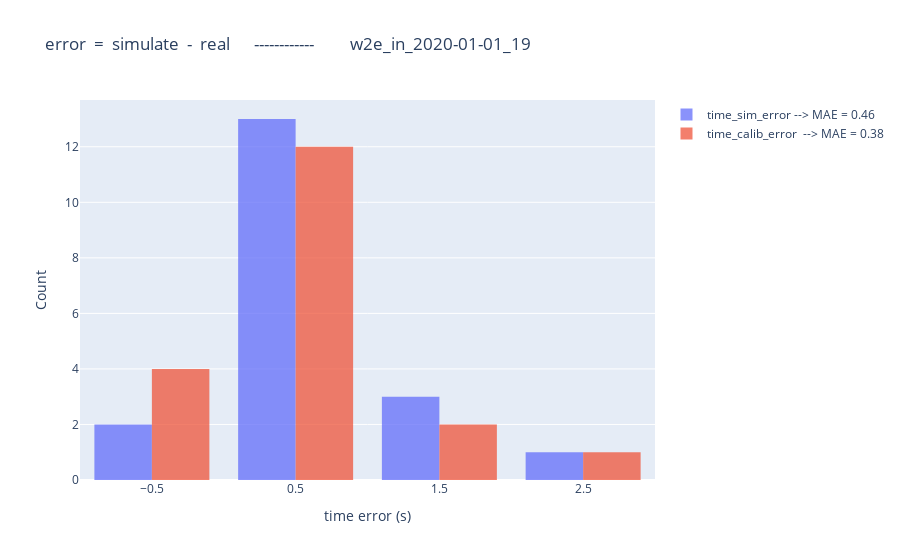

This figure's notebook cell:
### Code cell
import plotly.graph_objects as go

fig = go.Figure()

xbins=dict(
        start=-4,  # Bin start
        end=11,    # Bin end
        size=1    # Bin size (width of each bin)
    )
sim_MAE = round(abs(compare_df['time_sim_error']).mean(),2)
calib_MAE = round(abs(compare_df['time_calib_error']).mean(),2)

fig.add_trace(go.Histogram(x=compare_df['time_sim_error'], name=f"time_sim_error --> MAE = {sim_MAE}", opacity=0.75, xbins=xbins))
fig.add_trace(go.Histogram(x=compare_df['time_calib_error'], name=f"time_calib_error  --> MAE = {calib_MAE}", opacity=0.75, xbins=xbins))

fig.update_layout(
    barmode='group',  # Use 'overlay' if you want stacked look
    xaxis_title='time error (s)',
    yaxis_title='Count',
    title=f"error  =  simulate  -  real      ------------         {postfix}"
)

fig.show()
fig.write_html(f"diagram/hist_time_error_{postfix}_new.html")

### Figure 1 — Plotly figure (JSON) as saved in the notebook; plotly's stock layout.template omitted (floating-point values rounded to 4 significant figures)
{"data": [{"name": "time_sim_error --> MAE = 0.46", "opacity": 0.75, "type": "histogram", "x": [0.17, 0.12, 1.25, 0.1, 0.09, 1.43, -0.02, 0.13, 0.15, 0.17, 0.37, 0.33, 1.3, 0.17, 0.19, 2.18, 0.15, -0.34, 0.11], "xbins": {"end": 11, "size": 1, "start": -4}}, {"name": "time_calib_error  --> MAE = 0.38", "opacity": 0.75, "type": "histogram", "x": [0.13, 0.14, -0.43, 0.1, 0.11, 1.2, 0.14, 0.0, -0.02, 0.14, 0.15, 0.0, 1.47, 0.04, -0.52, 2.13, 0.22, -0.16, 0.14], "xbins": {"end": 11, "size": 1, "start": -4}}], "layout": {"barmode": "group", "title": {"text": "error  =  simulate  -  real      ------------         w2e_in_2020-01-01_19"}, "xaxis": {"title": {"text": "time error (s)"}}, "yaxis": {"title": {"text": "Count"}}}}
